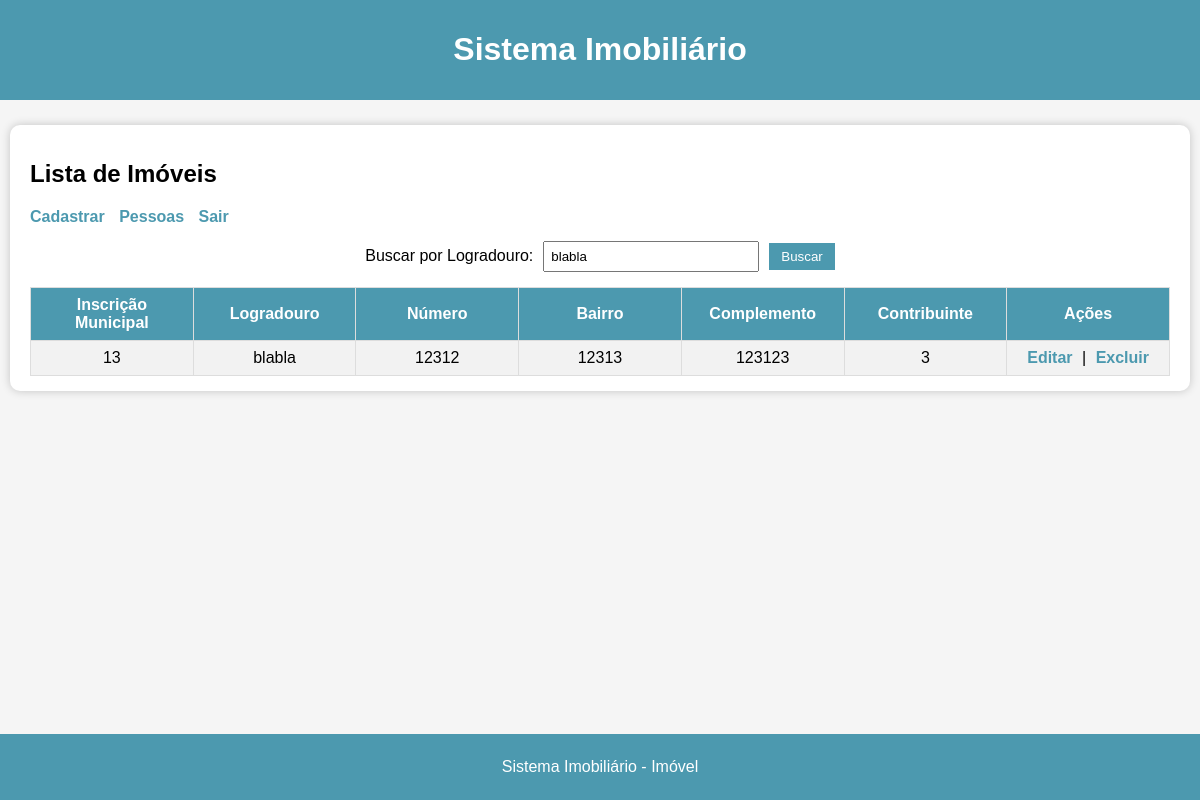
The page /imoveis/list_imoveis.php?logradouro=blabla (signed in) on the database its author committed.
### tables this page shows
CREATE TABLE `imoveis` (
  `id` int(11) NOT NULL,
  `logradouro` varchar(300) NOT NULL,
  `numero` varchar(10) NOT NULL,
  `bairro` varchar(100) NOT NULL,
  `complemento` varchar(300) DEFAULT NULL,
  `pessoa_id` int(11) NOT NULL,
  `contribuinte_id` int(11) DEFAULT NULL
);

### imoveis/list_imoveis.php (the view, shortened to what this page needs)
<?php
include "../db.php";
$filter = '';
if (isset($_GET['logradouro']) && $_GET['logradouro'] != '') {
    $logradouro = $conn->real_escape_string($_GET['logradouro']);
    $filter = "WHERE logradouro LIKE '%$logradouro%'";
}
$res = $conn->query("SELECT * FROM imoveis $filter");
?>
<!DOCTYPE html>
<html lang="pt-br">
<head>
<link rel="stylesheet" href="../css/imoveis/list_imoveis.css">
</head>
<body>
<header class="header">
    <h1>Sistema Imobiliário</h1>
</header>
<div class="main">
    <div class="box">
        <h2>Lista de Imóveis</h2>
        <div class="acoes">
            <a href="create_imovel.php">Cadastrar</a>
            <a href="../pessoas/list_pessoas.php">Pessoas</a>
            <a href="../logout.php">Sair</a>
        </div>
    <div class="busca-container">
        <form method="get" class="busca">
            <label>Buscar por Logradouro:</label>
            <input type="text" name="logradouro" value="<?php echo isset($_GET['logradouro']) ? $_GET['logradouro'] : ''; ?>">
            <input type="submit" value="Buscar">
        </form>
    </div>
        <table>
            <tr>
                <th>Inscrição Municipal</th>
                <th>Logradouro</th>
                <th>Número</th>
                <th>Bairro</th>
                <th>Complemento</th>
                <th>Contribuinte</th>
                <th>Ações</th>
            </tr>
            <?php
            while ($row = $res->fetch_assoc()) {
                echo "<tr>
                    <td>{$row['id']}</td>
                    <td>{$row['logradouro']}</td>
                    <td>{$row['numero']}</td>
                    <td>{$row['bairro']}</td>
                    <td>{$row['complemento']}</td>
                    <td>{$row['pessoa_id']}</td>
                    <td>
                        <a href='edit_imovel.php?id={$row['id']}'>Editar</a> |
                        <a href='delete_imovel.php?id={$row['id']}'>Excluir</a>
                    </td>
                </tr>";
            }
            ?>
        </table>
    </div>
</div>
<footer class="footer">
    <p>Sistema Imobiliário - Imóvel<p>
</footer>
</body>
</html>

### css/imoveis/list_imoveis.css (style rules this page uses)
body { font-family: Arial, sans-serif; background-color: #f5f5f5; display: flex; flex-direction: column; min-height: 100vh; margin: 0; }
.header { background-color: #4c99af; color: white; width: 100%; text-align: center; padding: 10px 0; margin-bottom: 15px; }
.footer { background-color: #4c99af; color: white; width: 100%; text-align: center; padding: 8px 0; margin-top: 15px; }
.main { display: flex; justify-content: center; align-items: flex-start; flex: 1; width: 100%; padding: 10px 0; }
.box { background-color: white; padding: 15px 20px; border-radius: 10px; width: 95%; max-width: 1400px; box-shadow: 0 0 10px rgba(0,0,0,0.2); overflow-x: auto; display: block; }
.acoes { margin-bottom: 15px; }
.acoes a { margin-right: 10px; text-decoration: none; color: #4c99af; font-weight: bold; }
.busca-container { display: flex; justify-content: center; margin-bottom: 15px; }
.busca { display: flex; align-items: center; gap: 10px; }
.busca input[type=text] { padding: 6px; width: 200px; }
.busca input[type=submit] { padding: 6px 12px; background-color: #4c99af; color: white; border: none; cursor: pointer; }
table { width: 100%; border-collapse: collapse; table-layout: fixed; min-width: 700px; }
table th, table td { border: 1px solid #ddd; padding: 8px; text-align: center; word-wrap: break-word; }
table th { background-color: #4c99af; color: white; }
table tr:nth-child(even) { background-color: #f2f2f2; }
table a { color: #4c99af; font-weight: bold; text-decoration: none; margin: 0 5px; }

### rows shown on the page
imoveis: id "13", logradouro "blabla", numero "12312", bairro "12313", complemento "123123", pessoa "3"
